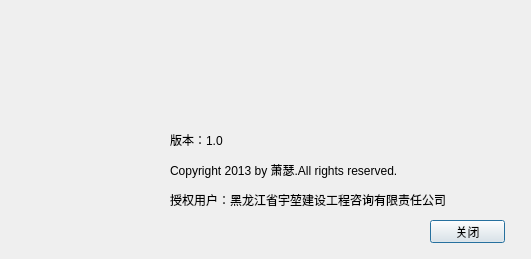
<?xml version="1.0" encoding="UTF-8"?>
<ui version="4.0">
 <class>About</class>
 <widget class="QDialog" name="About">
  <property name="geometry">
   <rect>
    <x>0</x>
    <y>0</y>
    <width>531</width>
    <height>259</height>
   </rect>
  </property>
  <property name="minimumSize">
   <size>
    <width>531</width>
    <height>259</height>
   </size>
  </property>
  <property name="maximumSize">
   <size>
    <width>531</width>
    <height>259</height>
   </size>
  </property>
  <property name="windowTitle">
   <string>关于</string>
  </property>
  <property name="windowIcon">
   <iconset resource="resource.qrc">
    <normaloff>:/image/image/ico.png</normaloff>:/image/image/ico.png</iconset>
  </property>
  <widget class="QLabel" name="label">
   <property name="geometry">
    <rect>
     <x>9</x>
     <y>9</y>
     <width>513</width>
     <height>121</height>
    </rect>
   </property>
   <property name="minimumSize">
    <size>
     <width>281</width>
     <height>81</height>
    </size>
   </property>
   <property name="maximumSize">
    <size>
     <width>741</width>
     <height>221</height>
    </size>
   </property>
   <property name="text">
    <string/>
   </property>
   <property name="pixmap">
    <pixmap resource="resource.qrc">:/image/image/logo.png</pixmap>
   </property>
   <property name="scaledContents">
    <bool>true</bool>
   </property>
  </widget>
  <widget class="QPushButton" name="pushButton">
   <property name="geometry">
    <rect>
     <x>430</x>
     <y>220</y>
     <width>75</width>
     <height>23</height>
    </rect>
   </property>
   <property name="text">
    <string>关闭</string>
   </property>
  </widget>
  <widget class="QLabel" name="label_2">
   <property name="geometry">
    <rect>
     <x>170</x>
     <y>130</y>
     <width>345</width>
     <height>81</height>
    </rect>
   </property>
   <property name="text">
    <string>&lt;!DOCTYPE HTML PUBLIC &quot;-//W3C//DTD HTML 4.0//EN&quot; &quot;http://www.w3.org/TR/REC-html40/strict.dtd&quot;&gt;
&lt;html&gt;&lt;head&gt;&lt;meta name=&quot;qrichtext&quot; content=&quot;1&quot; /&gt;&lt;style type=&quot;text/css&quot;&gt;
p, li { white-space: pre-wrap; }
&lt;/style&gt;&lt;/head&gt;&lt;body style=&quot; font-family:'SimSun'; font-size:9pt; font-weight:400; font-style:normal;&quot;&gt;
&lt;p style=&quot; margin-top:12px; margin-bottom:12px; margin-left:0px; margin-right:0px; -qt-block-indent:0; text-indent:0px;&quot;&gt;版本：1.0&lt;/p&gt;
&lt;p style=&quot; margin-top:12px; margin-bottom:12px; margin-left:0px; margin-right:0px; -qt-block-indent:0; text-indent:0px;&quot;&gt;Copyright 2013 by 萧瑟.All rights reserved.&lt;/p&gt;
&lt;p style=&quot; margin-top:12px; margin-bottom:12px; margin-left:0px; margin-right:0px; -qt-block-indent:0; text-indent:0px;&quot;&gt;授权用户：黑龙江省宇堃建设工程咨询有限责任公司&lt;/p&gt;&lt;/body&gt;&lt;/html&gt;</string>
   </property>
  </widget>
 </widget>
 <resources>
  <include location="resource.qrc"/>
 </resources>
 <connections/>
</ui>
